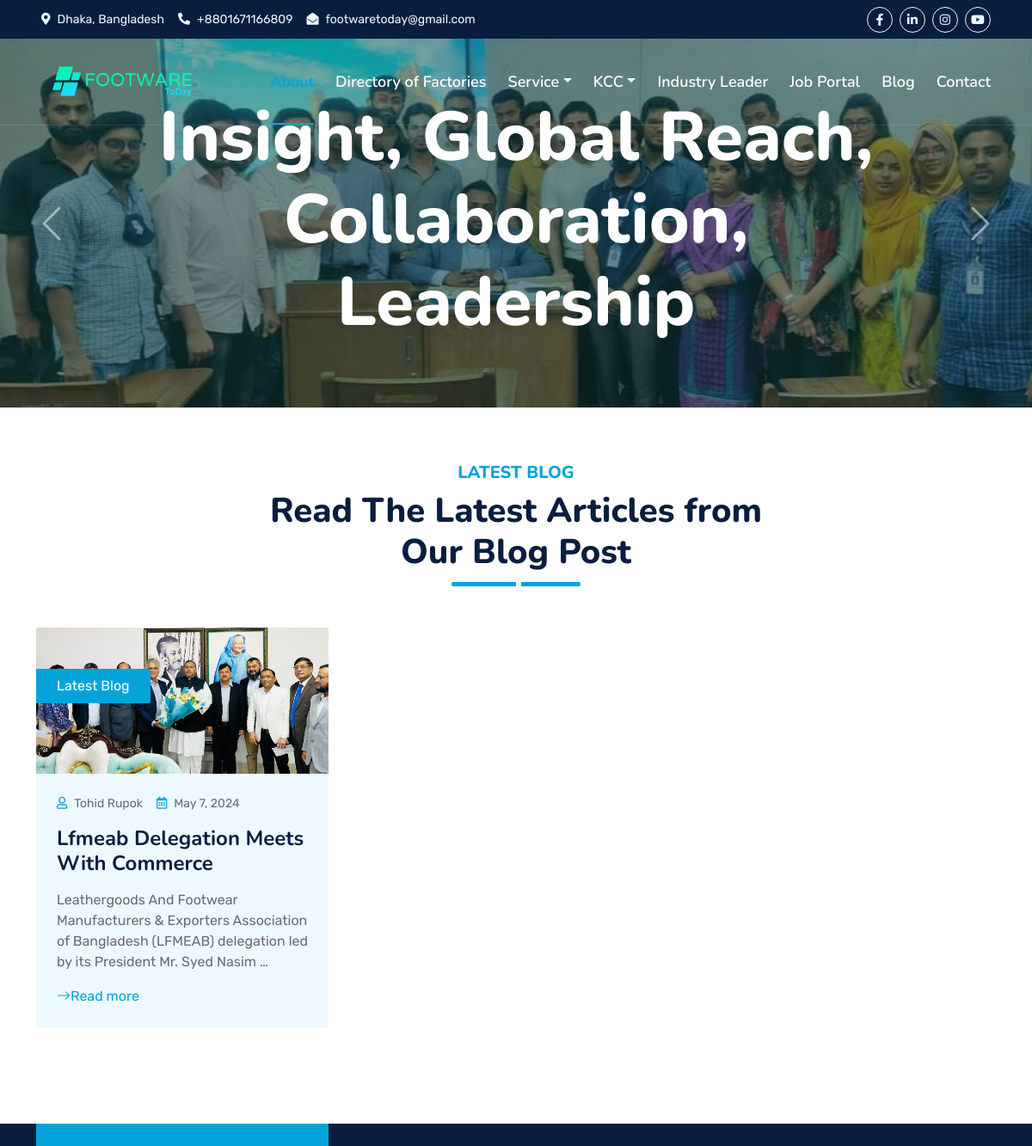
/blog/ (upper part), run on an earlier commit of the app's database.
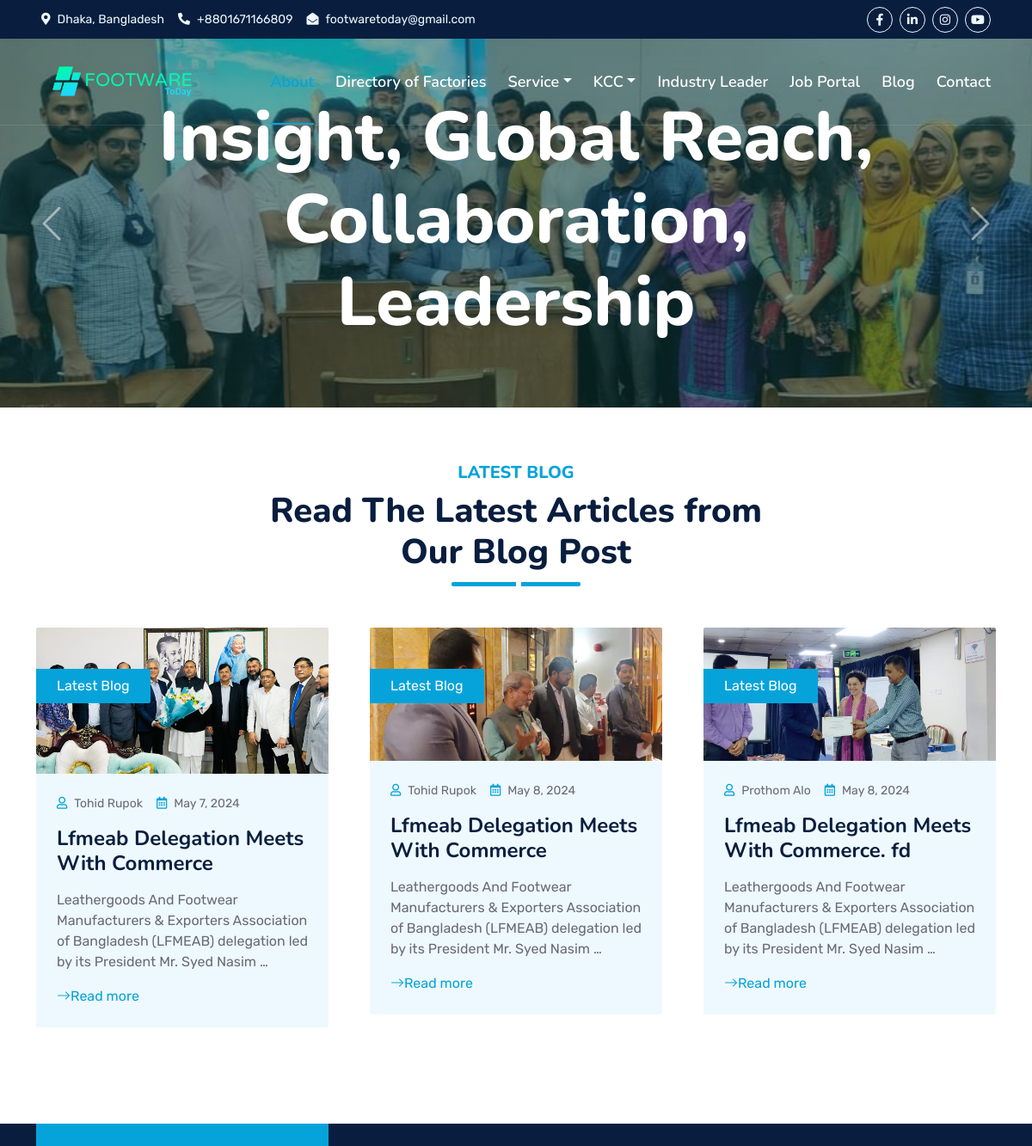
And on a later commit of the database.
### vlogs/models.py (models this page shows, shortened)
class Blog(models.Model):
    title = models.CharField(max_length=200)
    slug = models.SlugField(max_length=220, unique=True, blank=True, null=True)
    content = models.TextField()
    publication_date = models.DateField(auto_now_add=True)
    author = models.CharField(max_length=100)
    image = models.ImageField(upload_to='photos/blog_images/', null=True, blank=True)
    reference_link = models.URLField(max_length = 200, blank=True, null=True)

### vlogs/views.py (the view)
# urls.py: path('blog/', views.blog, name='blog'),
def blog(request):
    blogs = Blog.objects.all()
    return render(request, 'blog.html', {'blogs': blogs})

### vlogs/templates/blog.html (shortened to what this page needs)
{% extends 'index.html' %} {% block body%} {% load static %}
<body>
  <div class="container-fluid position-relative p-0">
    <nav class="navbar navbar-expand-lg navbar-dark px-5 py-3 py-lg-0">
      <a href="{% url 'home' %}" class="navbar-brand p-0">
        <h1 class="m-0">
          <img
            class="w-100"
            src="{% static 'img/logo/up_logo.png' %}"
            height="100px"
            width="200px"
            alt="Image"
          />
        </h1>
      </a>
      <div class="collapse navbar-collapse" id="navbarCollapse">
        <div class="navbar-nav ms-auto py-0">
          <a href="{% url 'about'  %}" class="nav-item nav-link active"
            >About</a
          >
          <a href="{% url 'company_list'  %}" class="nav-item nav-link"
            >Directory of Factories</a
          >
          <div class="nav-item dropdown">
            <a
              href="#"
              class="nav-link dropdown-toggle"
              data-bs-toggle="dropdown"
              >Service</a
            >
          </div>
          <div class="nav-item dropdown">
            <a
              href="#"
              class="nav-link dropdown-toggle"
              data-bs-toggle="dropdown"
              >KCC</a
            >
          </div>
          <a href="{% url 'leaders'  %}" class="nav-item nav-link"
            >Industry Leader</a
          >
          <a href="{% url 'job_list'  %}" class="nav-item nav-link">
            Job Portal</a
          >
          <a href="{% url 'blog'  %}" class="nav-item nav-link">Blog</a>
          <a href="{% url 'contact'  %}" class="nav-item nav-link">Contact</a>
        </div>
      </div>
    </nav>
    <div
      id="header-carousel"
      class="carousel slide carousel-fade"
      data-bs-ride="carousel"
    >
      <div class="carousel-inner">
        <div class="carousel-item active">
          <img class="w-100" src="{% static 'img/aboutX.jpg'%}" alt="Image" />
          <div
            class="carousel-caption d-flex flex-column align-items-center justify-content-center"
          >
            <div class="p-3" style="max-width: 900px">
              <h1 class="display-1 text-white mb-md-4 animated zoomIn">
                Insight, Global Reach, Collaboration, Leadership
              </h1>
            </div>
          </div>
        </div>
      </div>
      <button
        class="carousel-control-prev"
        type="button"
        data-bs-target="#header-carousel"
        data-bs-slide="prev"
      >
        <span class="carousel-control-prev-icon" aria-hidden="true"></span>
      </button>
      <button
        class="carousel-control-next"
        type="button"
        data-bs-target="#header-carousel"
        data-bs-slide="next"
      >
        <span class="carousel-control-next-icon" aria-hidden="true"></span>
      </button>
    </div>
  </div>
  <div class="container-fluid py-3 wow fadeInUp" data-wow-delay="0.1s">
    <div class="container py-5">
      <div
        class="section-title text-center position-relative pb-3 mb-5 mx-auto"
        style="max-width: 600px"
      >
        <h5 class="fw-bold text-primary text-uppercase">Latest Blog</h5>
        <h1 class="mb-0">Read The Latest Articles from Our Blog Post</h1>
      </div>
      <div class="row g-5">
        {% for blog in blogs  %}
        <div class="col-lg-4 wow slideInUp" data-wow-delay="0.3s">
          <div class="blog-item bg-light rounded overflow-hidden">
            <div class="blog-img position-relative overflow-hidden">
              <img
                class="img-fluid"
                src="{{ blog.image.url }}"
                alt=""
              />
              <a
                class="position-absolute top-0 start-0 bg-primary text-white rounded-end mt-5 py-2 px-4"
                href=""
                >Latest Blog</a
              >
            </div>
            <div class="p-4">
              <div class="d-flex mb-3">
                <small class="me-3"
                  ><i class="far fa-user text-primary me-2"></i>{{blog.author}}</small
                >
                <small
                  ><i class="far fa-calendar-alt text-primary me-2"></i>{{blog.publication_date}}</small
                >
              </div>
              <a href="{% url 'blog_details' blog.slug %}" class="read-more bi ">
                  <h4 class="mb-3">{{blog.title}}</h4>
              </a>
              <p>{{ blog.content|truncatewords:18 }}</p>
               <a href="{% url 'blog_details' blog.slug %}" class="read-more bi bi-arrow-right ">Read more</a>
            </div>
          </div>
        </div>
     {% endfor %}
      </div>
    </div>
  </div>
  {% endblock %}

### templates/index.html (shortened to what this page needs)
<!DOCTYPE html>
<html lang="en">
<head>
    {% load static %}
    <link href="https://cdnjs.cloudflare.com/ajax/libs/font-awesome/5.10.0/css/all.min.css" rel="stylesheet">
    <link href="https://cdn.jsdelivr.net/npm/bootstrap-icons@1.4.1/font/bootstrap-icons.css" rel="stylesheet">
    <link href="{% static 'lib/owlcarousel/assets/owl.carousel.min.css' % }" rel="stylesheet">
    <link href="{% static 'lib/animate/animate.min.css' %}" rel="stylesheet">
    <link href="{% static 'css/bootstrap.min.css' %}" rel="stylesheet">
    <link href="{% static 'css/style.css' %}" rel="stylesheet">
</head>
    <div class="container-fluid bg-dark px-5 d-none d-lg-block">
        <div class="row gx-0">
            <div class="col-lg-8 text-center text-lg-start mb-2 mb-lg-0">
                <div class="d-inline-flex align-items-center" style="height: 45px;">
                    <small class="me-3 text-light"><i class="fa fa-map-marker-alt me-2"></i>Dhaka, Bangladesh</small>
                    <small class="me-3 text-light"><i class="fa fa-phone-alt me-2"></i>+8801671166809</small>
                    <small class="text-light"><i class="fa fa-envelope-open me-2"></i>footwaretoday@gmail.com</small>
                </div>
            </div>
            <div class="col-lg-4 text-center text-lg-end">
                <div class="d-inline-flex align-items-center" style="height: 45px;">
                    <a class="btn btn-sm btn-outline-light btn-sm-square rounded-circle me-2" href=""><i class="fab fa-facebook-f fw-normal"></i></a>
                    <a class="btn btn-sm btn-outline-light btn-sm-square rounded-circle me-2" href=""><i class="fab fa-linkedin-in fw-normal"></i></a>
                    <a class="btn btn-sm btn-outline-light btn-sm-square rounded-circle me-2" href=""><i class="fab fa-instagram fw-normal"></i></a>
                    <a class="btn btn-sm btn-outline-light btn-sm-square rounded-circle" href=""><i class="fab fa-youtube fw-normal"></i></a>
                </div>
            </div>
        </div>
    </div>
    {% block body %}
    {% endblock %}
    <div class="container-fluid bg-dark text-light mt-5 wow fadeInUp" data-wow-delay="0.1s">
        <div class="container">
            <div class="row gx-5">
                <div class="col-lg-4 col-md-6 footer-about">
                    <div class="d-flex flex-column align-items-center justify-content-center text-center h-100 bg-primary p-4">
                    </div>
                </div>
                <div class="col-lg-8 col-md-6">
                    <div class="row gx-5">
                        <div class="col-lg-4 col-md-12 pt-5 mb-5">
                        </div>
                        <div class="col-lg-4 col-md-12 pt-0 pt-lg-5 mb-5">
                        </div>
                        <div class="col-lg-4 col-md-12 pt-0 pt-lg-5 mb-5">
                        </div>
                    </div>
                </div>
            </div>
        </div>
    </div>
</body>
</html>

### static/css/style.css (style rules this page uses)
:root { --primary: #06A3DA; --secondary: #34AD54; --light: #EEF9FF; --dark: #091E3E; }
h1, h2, .fw-bold { font-weight: 800 !important; }
h3, h4, .fw-semi-bold { font-weight: 700 !important; }
h5, h6, .fw-medium { font-weight: 600 !important; }
.btn { font-family: 'Nunito', sans-serif; font-weight: 600; transition: .5s; }
.btn-sm-square { width: 30px; height: 30px; }
.btn-square, .btn-sm-square, .btn-lg-square { padding-left: 0; padding-right: 0; text-align: center; }
.navbar-dark .navbar-nav .nav-link { font-family: 'Nunito', sans-serif; position: relative; margin-left: 25px; padding: 35px 0; color: #FFFFFF; font-size: 18px; font-weight: 600; outline: none; transition: .5s; }
.navbar-dark .navbar-nav .nav-link:hover, .navbar-dark .navbar-nav .nav-link.active { color: var(--primary); }
.navbar-dark .navbar-brand h1 { color: #FFFFFF; }
@media (min-width: 992px) { .navbar-dark { position: absolute; width: 100%; top: 0; left: 0; border-bottom: 1px solid rgba(256, 256, 256, .1); z-index: 999; } }
@media (min-width: 992px) { .navbar-dark .navbar-nav .nav-link::before { position: absolute; content: ""; width: 0; height: 2px; bottom: -1px; left: 50%; background: var(--primary); transition: .5s; } }
@media (min-width: 992px) { .navbar-dark .navbar-nav .nav-link:hover::before, .navbar-dark .navbar-nav .nav-link.active::before { width: 100%; left: 0; } }
.carousel-caption { top: 0; left: 0; right: 0; bottom: 0; background: rgba(9, 62, 55, .45); z-index: 1; }
.carousel-control-prev, .carousel-control-next { width: 10%; }
.carousel-control-prev-icon, .carousel-control-next-icon { width: 3rem; height: 3rem; }
.section-title::before { position: absolute; content: ""; width: 150px; height: 5px; left: 0; bottom: 0; background: var(--primary); border-radius: 2px; }
.section-title.text-center::before { left: 50%; margin-left: -75px; }
.section-title::after { position: absolute; content: ""; width: 6px; height: 5px; bottom: 0px; background: #FFFFFF; -webkit-animation: section-title-run 5s infinite linear; animation: section-title-run 5s infinite linear; }
.section-title.text-center::after { -webkit-animation: section-title-run-center 5s infinite linear; animation: section-title-run-center 5s infinite linear; }
.team-item .team-img img, .blog-item .blog-img img { transition: .5s; }
@media (min-width: 767.98px) { .footer-about { margin-bottom: -75px; } }

What changed in the data, as far as the page shows it:
added Blog: image (picture), author "Tohid Rupok", publication_date "May 8, 2024", title "Lfmeab Delegation Meets With Commerce", content "Leathergoods And Footwear Manufacturers & Exporters Association of Bangladesh (LFMEAB) delegation led by its President Mr. Syed Nasim …"
added Blog: image (picture), author "Prothom Alo", publication_date "May 8, 2024", title "Lfmeab Delegation Meets With Commerce. fd", content "Leathergoods And Footwear Manufacturers & Exporters Association of Bangladesh (LFMEAB) delegation led by its President Mr. Syed Nasim …"
